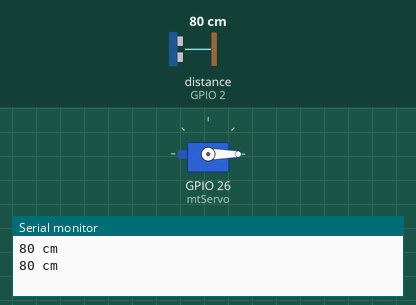
This sketch was run on a simulated ESP32. Shown: servo, the last lines printed to the serial monitor. Wiring (inferred from the names in the program): ultrasonic range finder: trigger GPIO 4; echo GPIO 2. Inputs (shaded band) come from the test bench; at power-on: distance to the obstacle (sensor on GPIO 2) 80 cm. The echo pulse lasts 58.3 µs per cm.

Above: at 1.8 s.
1.9 s: distance to the obstacle (sensor on GPIO 2) set to 12 cm
3.4 s: distance to the obstacle (sensor on GPIO 2) set to 9 cm
At 4.5 s:
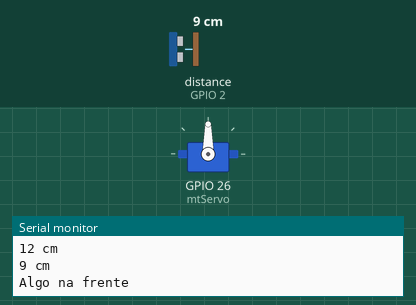
5.5 s: distance to the obstacle (sensor on GPIO 2) set to 18 cm
At 7.2 s:
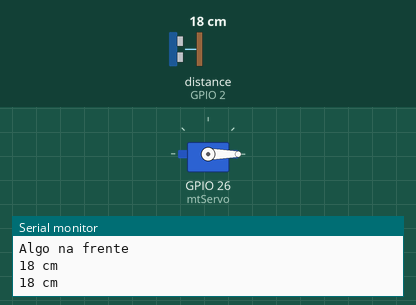
7.5 s: distance to the obstacle (sensor on GPIO 2) set to 2 cm
At 8.9 s:
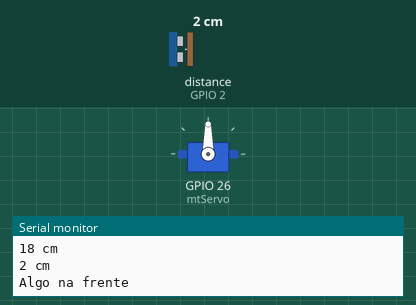
Timing chart, 0 to 10.5 s (numbered marks = the images above; inputs shaded):
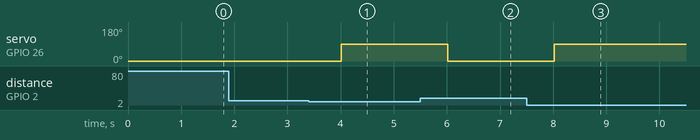

Measured:
- the behaviour switches between 11 and 10 cm on distance to the obstacle (sensor on GPIO 2) (found by bisection; images 0 and 1)
- after the input at 3.4 s, servo on GPIO 26 (mtServo): 0° → 90° after 0.61 s
- after the input at 5.5 s, servo on GPIO 26 (mtServo): 90° → 0° after 0.52 s
- after the input at 7.5 s, servo on GPIO 26 (mtServo): 0° → 90° after 0.52 s

The sketch:

Distancia.ino
```cpp
#include <ESP32Servo.h>

int cm=0;

long distancia, duracao;

int posicaoA = 90;
int posicaoB = -90;

Servo mtServo;

#define ECHO 2
#define TRIGGER 4

void setup() {
  Serial.begin(9600);
  pinMode(ECHO, INPUT);
  pinMode(TRIGGER, OUTPUT);
  mtServo.attach(26);
}
void loop() {

  digitalWrite(TRIGGER, LOW);
  delayMicroseconds(2);
  digitalWrite(TRIGGER, HIGH);
  delayMicroseconds(10);
  digitalWrite(TRIGGER, LOW);

  duracao = pulseIn(ECHO, HIGH);
  distancia = (duracao / 2 ) / 29;

  if(distancia >= 500 || distancia <= 0){
    Serial.println("--------");
  }else{
    Serial.print(distancia);
    Serial.println(" cm ");
    digitalWrite(26, LOW);
  }

  if(distancia <= 10 && distancia >= 1){
    mtServo.write(posicaoA);
    Serial.println("Algo na frente");
  }else{
    mtServo.write(posicaoB);
  }
  delay(1000);
}
```
